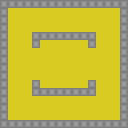

Below is a game level as drawn by its tile map, then a one-line description and the .tmx file that defines it, in full:
An orthogonal 16x16 tile map with 8x8 px tiles, 1 tile layer (tiles), 2 tilesets and 3 objects.

<map version="1.5" tiledversion="1.6.0" orientation="orthogonal" renderorder="left-down" width="16" height="16" tilewidth="8" tileheight="8" infinite="0" nextlayerid="6" nextobjectid="13">
 <tileset firstgid="1" name="tiles" tilewidth="8" tileheight="8" tilecount="16" columns="4">
  <image source="../imgs/tiles.png" width="32" height="32" />
  <tile id="1">
   <properties>
    <property name="solid" type="bool" value="true" />
   </properties>
  </tile>
  <tile id="5">
   <properties>
    <property name="solid" type="bool" value="true" />
   </properties>
  </tile>
 </tileset>
 <tileset firstgid="17" name="objects" tilewidth="8" tileheight="8" tilecount="4" columns="2">
  <image source="../imgs/objects.png" width="16" height="16" />
  <tile id="0" type="player" />
  <tile id="1" type="bot" />
 </tileset>
 <layer id="1" name="tiles" width="16" height="16">
  <data encoding="csv">
2,2,2,2,2,2,2,2,2,2,2,2,2,2,2,2,
2,1,1,1,1,1,1,1,1,1,1,1,1,1,1,2,
2,1,1,1,1,1,1,1,1,1,1,1,1,1,1,2,
2,1,1,1,1,1,1,1,1,1,1,1,1,1,1,2,
2,1,1,1,2,2,2,2,2,2,2,2,1,1,1,2,
2,1,1,1,2,1,1,1,1,1,1,2,1,1,1,2,
2,1,1,1,1,1,1,1,1,1,1,1,1,1,1,2,
2,1,1,1,1,1,1,1,1,1,1,1,1,1,1,2,
2,1,1,1,1,1,1,1,1,1,1,1,1,1,1,2,
2,1,1,1,1,1,1,1,1,1,1,1,1,1,1,2,
2,1,1,1,2,1,1,1,1,1,1,2,1,1,1,2,
2,1,1,1,2,2,2,2,2,2,2,2,1,1,1,2,
2,1,1,1,1,1,1,1,1,1,1,1,1,1,1,2,
2,1,1,1,1,1,1,1,1,1,1,1,1,1,1,2,
2,1,1,1,1,1,1,1,1,1,1,1,1,1,1,2,
2,2,2,2,2,2,2,2,2,2,2,2,2,2,2,2
</data>
 </layer>
 <objectgroup id="5" name="objects">
  <object id="9" gid="18" x="67.0468" y="16.0063" width="8" height="8" rotation="178.321" />
  <object id="11" gid="17" x="60" y="67.8182" width="8" height="8" />
  <object id="12" gid="18" x="59.8182" y="112.182" width="8" height="8" />
 </objectgroup>
</map>
